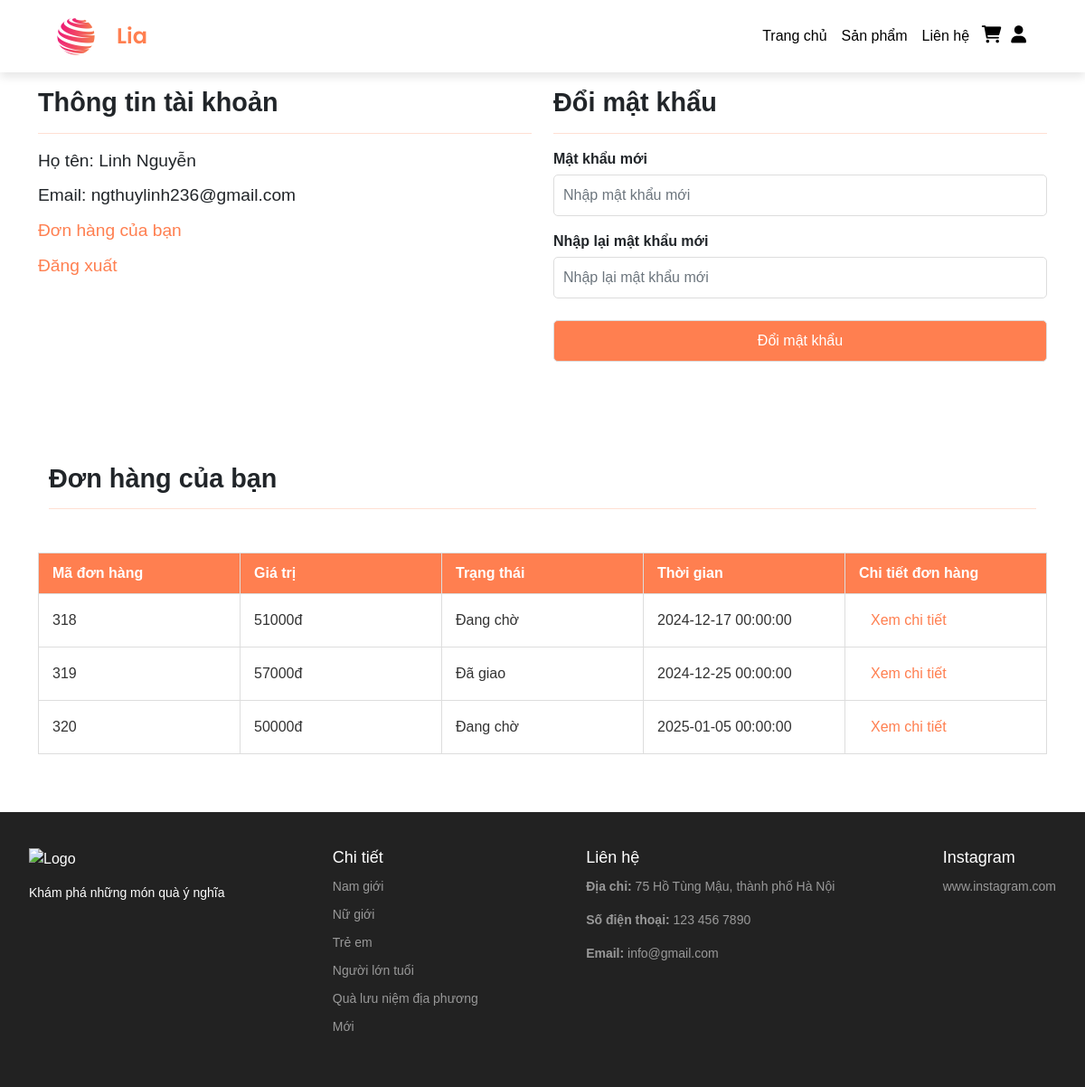
The app's page /Project/taikhoan.php (signed in) with its own data.
### tables this page shows
CREATE TABLE `orders` (
  `order_id` int(11) NOT NULL,
  `order_status` varchar(100) NOT NULL DEFAULT 'on_hold',
  `user_id` int(11) NOT NULL,
  `user_phone` varchar(15) NOT NULL,
  `user_city` varchar(255) NOT NULL,
  `user_address` varchar(255) NOT NULL,
  `order_date` datetime NOT NULL DEFAULT current_timestamp(),
  `order_cost` decimal(10,0) NOT NULL,
  `order_payment` varchar(255) NOT NULL
);

### Project/taikhoan.php (the view, shortened to what this page needs)
<?php
include('server/connection.php');
if(isset($_SESSION['logged_in'])){
  $user_id = $_SESSION['user_id'];
  $stmt=$conn->prepare("SELECT * FROM orders WHERE user_id=?");
  $stmt-> bind_param('i',$user_id);
  $stmt->execute();
  $orders=$stmt->get_result();
}
?>
<?php include('layout/header.php'); ?>
      <section class="my-5 pt-5">
        <div class="container">
            <div class="row">
                <div class="col-md-6">
                    <h2 class="font-weight-bold">Thông tin tài khoản</h2>
                    <hr style="color:coral">
                    <div class="account-info">
                        <p>Họ tên: <span><?php if(isset($_SESSION['user_name'])){ echo $_SESSION['user_name'];}?></span></p>
                        <p>Email: <span><?php if(isset($_SESSION['user_email'])){echo $_SESSION['user_email'];} ?></span></p>
                        <p><a href="#orders" id="order-btn">Đơn hàng của bạn</a></p>
                        <p><a href="taikhoan.php?logout=1" id="logout-btn">Đăng xuất</a></p>
                    </div>
                </div>
                <div class="col-md-6">
                    <h2 class="font-weight-bold">Đổi mật khẩu</h2>
                    <hr style="color:coral">
                    <form id="account-form" method="POST" action="taikhoan.php">
                        <div class="form-group">
                            <label for="account-password">Mật khẩu mới</label>
                            <input type="password" class="form-control" id="account-password" name="password" placeholder="Nhập mật khẩu mới" required>
                        </div>
                        <div class="form-group mt-3">
                            <label for="account-confirmpassword">Nhập lại mật khẩu mới</label>
                            <input type="password" class="form-control" id="account-confirmpassword" name="confirmpassword" placeholder="Nhập lại mật khẩu mới" required>
                        </div>
                        <div class="form-group">
                        <input type="submit" class="btn btn-primary mt-4" name="change_password" id="change-pass-btn" value="Đổi mật khẩu"></input>
                        </div>
                    </form>
                </div>
            </div>
        </div>
    </section>
    <section id='orders' class="orders container my-5 py-3">
      <div class="container mt-5">
          <h2 class="font-weight-bold">Đơn hàng của bạn</h2>
          <hr style="color:coral">
      </div>
      <table class="mt-5 pt-5">
        <tr>
          <th>Mã đơn hàng</th>
          <th>Giá trị</th>
          <th>Trạng thái</th>
          <th>Thời gian</th>
          <th>Chi tiết đơn hàng</th>
        </tr>
        <?php while($row = $orders->fetch_assoc()){ ?>
                <tr>
                  <td>
                    <span><?php echo $row['order_id'];?></span>
                  </td>
                  <td>
                    <span><?php echo $row['order_cost'];?>đ</span>
                  </td>
                  <td>
                    <span><?php echo $row['order_status'];?></span>
                  </td>
                  <td>
                    <span><?php echo $row['order_date'];?></span>
                  </td>
                  <td>
                    <form method="POST" action="chitietdonhang.php">
                     <input class="btn orderdetails-btn" name="order_details_btn" type="submit" value="Xem chi tiết"/>
                    </form>
                  </td>
                </tr>
      <?php } ?>
      </table>
    </section>
<?php include('layout/footer.php'); ?>

### Project/layout/header.php (shortened to what this page needs)
<!DOCTYPE html>
<html lang="en">
<head>
    <link href="https://cdn.jsdelivr.net/npm/bootstrap@5.1.3/dist/css/bootstrap.min.css" rel="stylesheet">
    <link href="https://cdnjs.cloudflare.com/ajax/libs/font-awesome/6.0.0-beta3/css/all.min.css" rel="stylesheet">
    <link rel ="stylesheet" href="assets/css/Style.css"/>
</head>
<body>
    <nav class="navbar navbar-expand-lg bg-light py-3 fixed-top">
        <div class="container-fluid">
            <img src="assets/img/logo.webp"/>
            <h2 class="brand">Lia</h2>
          <div class="collapse navbar-collapse nav-buttons" id="navbarSupportedContent">
            <ul class="navbar-nav me-auto mb-2 mb-lg-0">
              <li class="nav-item">
                <a class="nav-link" href="index.php">Trang chủ</a>
              </li>
              <li class="nav-item">
                <a class="nav-link" href="sanpham.php">Sản phẩm</a>
              </li>
              <li class="nav-item">
                <a class="nav-link" href="lienhe.php">Liên hệ</a>
              </li>
             <li class="nav-item">
                <a href="giohang.php"><i class="fas fa-shopping-cart"></i></a>
                <a href="taikhoan.php"><i class="fas fa-user"></i></a>
            </li>
            </ul>
          </div>
        </div>
      </nav>

### Project/layout/footer.php (shortened to what this page needs)
<footer class="footer">
  <div class="container">
    <div class="footer-content">
      <div class="footer-column">
        <img src="assets/img/xoanen.png" alt="Logo" class="footer-logo">
        <p class="footer-text">Khám phá những món quà ý nghĩa</p>
      </div>
      <div class="footer-column">
        <h5 class="footer-title">Chi tiết</h5>
        <ul>
          <li><a href="#">Nam giới</a></li>
          <li><a href="#">Nữ giới</a></li>
          <li><a href="#">Trẻ em</a></li>
          <li><a href="#">Người lớn tuổi</a></li>
          <li><a href="#">Quà lưu niệm địa phương</a></li>
          <li><a href="#">Mới</a></li>
        </ul>
      </div>
      <div class="footer-column">
        <h5 class="footer-title">Liên hệ</h5>
        <p><strong>Địa chỉ:</strong> 75 Hồ Tùng Mậu, thành phố Hà Nội</p>
        <p><strong>Số điện thoại:</strong> 123 456 7890</p>
        <p><strong>Email:</strong> info@gmail.com</p>
      </div>
      <div class="footer-column">
        <h5 class="footer-title">Instagram</h5>
        <a href="https://www.instagram.com/" class="footer-link">www.instagram.com</a>
      </div>
    </div>
  </div>
</footer>
</body>
</html>

### Project/assets/css/Style.css (style rules this page uses)
.nav-buttons { margin-left: 60%; }
* { margin: 0; padding:0; box-sizing: border-box; }
body { font-family: arial, sans-serif; }
h2 { font-size: 1.8rem; font-weight: 600; }
h5 { font-size: 1rem; font-weight: 400; }
.navbar { font-size: 16px; padding: 2rem !important; padding-bottom: 2rem !important; top:0; left:0; box-shadow:0 5px 10px rgba(0,0,0,0.1); background-color: white !important; overflow: hidden; height: 80px; }
.navbar-nav .nav-link { padding: 0 20px; color: #000; transition: 0.4s ease; }
.navbar i { font-size: 1.2rem; padding: 0 0.7px; transition: 0.4s ease; font-weight: 900; cursor: pointer; margin-left: 5px; }
.navbar img { width: 80px; height: auto; max-height: 80px; }
.nav-item a { color: black; }
* { margin: 0; padding: 0; box-sizing: border-box; }
.footer { background-color: #222; color: white; padding: 40px 20px; }
.footer .container { max-width: 1200px; margin: auto; }
.footer-content { display: flex; flex-wrap: wrap; justify-content: space-between; gap: 20px; }
.footer-column h5 { margin-bottom: 10px; font-size: 18px; }
.footer-column a { display: block; margin: 0; padding: 0; color: #999; font-size: 14px; text-decoration: none; }
.footer-logo { max-width: 100px; margin-bottom: 15px; }
.footer-title { font-size: 18px; margin-bottom: 15px; color: #fff; }
.footer-text, .footer-link, .footer-column p, .footer-column ul li a { font-size: 14px; color: #999; text-decoration: none; }
.footer-text { color:#fff !important; }
.footer-column ul { list-style: none; padding: 0; }
.footer-column ul li { margin-bottom: 10px; }
.navbar .brand { color:coral; margin: 3px 5px; font-size: 1.5rem; font-family: 'Poppins', sans-serif; }
td:last-child { text-align:right; }
th:last-child { text-align:right; }
.row > .col-md-6 { flex: 1 1 50%; max-width: 50%; box-sizing: border-box; }
.account-info { font-size: 1.2rem; }
.account-info p { margin: 10px 0; font-family: 'Arial'; }
.account-info a { color: coral; text-decoration: none; font-family: 'Arial'; }
#account-form { max-width: 100%; }
#account-form label { margin-bottom: 5px; display: block; font-weight: bold; }
#account-form input { width: 100%; padding: 10px; margin-top: 5px; border: 1px solid #ddd; border-radius: 5px; }
#change-pass-btn { width: 100%; background-color: coral; color: white; padding: 11px; border: none; border-radius: 5px; border:1px solid #ddd; }
.orders table { width: 100%; border-collapse: collapse; table-layout: fixed; }
.orders th, .orders td { padding: 10px 15px; text-align: left; vertical-align: middle; border: 1px solid #ddd; }
.orders th { color: #fff; background-color: coral; font-weight: bold; }
.orders td { color: #333; }
.orders th:nth-child(2) { text-align: left; }
.orders .orderdetails-btn { color: coral; }

### records on screen
orders: order_id "318", order_cost "51000", order_status "Đang chờ", order_date "2024-12-17 00:00:00"
orders: order_id "319", order_cost "57000", order_status "Đã giao", order_date "2024-12-25 00:00:00"
orders: order_id "320", order_cost "50000", order_status "Đang chờ", order_date "2025-01-05 00:00:00"

### other values on screen
$_SESSION['user_name'] "Linh Nguyễn"
$_SESSION['user_email'] "ngthuylinh236@gmail.com"
